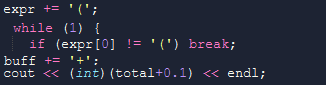
#> input picture floyd_dithering/img.png, 326 x 85 px
$ python main.py
#> lines starting #> are read from the running program, lines starting #| are printed output that depends on the picture
# -*- coding: utf-8 -*-
#Created By  : Illity
#Created Date: 2021-05-01
#Version     : 1.0

import cv2
import numpy as np

possibilidades_cor=2
preto_e_branco=True
#zoom = (150,200)
floyd = cv2.imread('img.png')
#> floyd is the input picture: shape (85, 326, 3); mean B, G, R 57.9, 41.7, 37.5
red=10
#floyd = cv2.resize(floyd, (floyd.shape[1]//red, floyd.shape[1]//red), interpolation = cv2.INTER_AREA)
#floyd = cv2.resize(floyd, (960, 540), interpolation = cv2.INTER_AREA)
frames=[]
#writer = cv2.VideoWriter("floyd3.mp4", cv2.VideoWriter_fourcc(*"xvid"), 30,(2*floyd.shape[1],floyd.shape[0]))
if preto_e_branco:
    floyd = cv2.cvtColor(floyd,cv2.COLOR_BGR2GRAY)
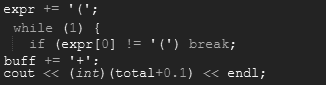
#> floyd: shape (85, 326); min 35, max 247, mean 42.3
    floyd = cv2.cvtColor(floyd,cv2.COLOR_GRAY2BGR)
#> floyd: shape (85, 326, 3)
for i in range(1,floyd.shape[0]-1):
    print(i)
    for j in range(1,floyd.shape[1]-1):
        for k in range(3-2*preto_e_branco):
            err = floyd[i,j,k]-int((possibilidades_cor)*floyd[i,j,k]//255)*(255/(possibilidades_cor-1))
            floyd[i,j,k] = int((possibilidades_cor)*floyd[i,j,k]//255)*(255/(possibilidades_cor-1))
# [4 lines of commented-out code are left out]
            floyd[i,j+1,k] += err * (7/16)
            floyd[i+1,j,k] += err * (5/16)
            floyd[i+1,j-1,k] += err * (3/16)
            floyd[i+1,j+1,k] += err * (1/16)
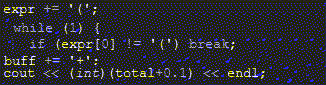
#> floyd: shape (85, 326, 3); mean B, G, R 42.3, 42.3, 42.3
    # [5 lines of commented-out code are left out]
cv2.imwrite('outb.png',floyd[:,:,0]) if preto_e_branco else cv2.imwrite('outb.png',floyd)
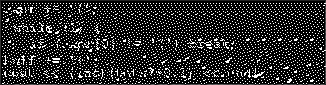
#> saved as outb.png: shape (85, 326); min 0, max 255, mean 42.3
